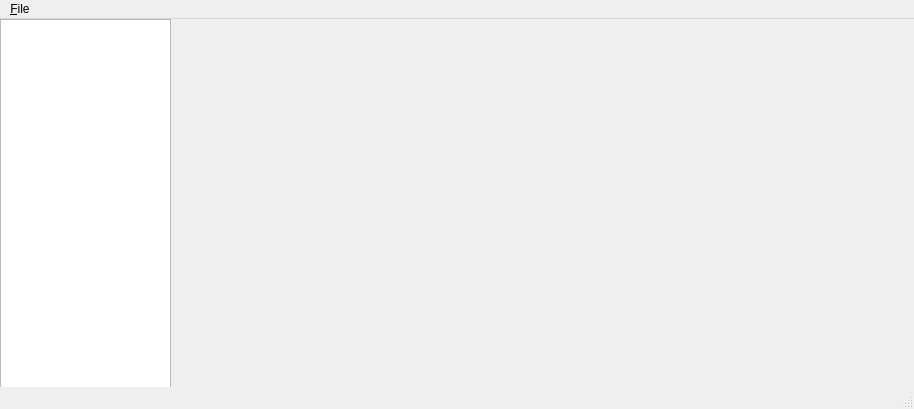
<?xml version="1.0" encoding="UTF-8"?>
<ui version="4.0">
 <class>MainWindow</class>
 <widget class="QMainWindow" name="MainWindow">
  <property name="geometry">
   <rect>
    <x>0</x>
    <y>0</y>
    <width>914</width>
    <height>409</height>
   </rect>
  </property>
  <property name="windowTitle">
   <string>Editable Tree Model</string>
  </property>
  <widget class="QWidget" name="centralwidget">
   <widget class="QTreeView" name="view">
    <property name="geometry">
     <rect>
      <x>0</x>
      <y>0</y>
      <width>171</width>
      <height>661</height>
     </rect>
    </property>
    <property name="maximumSize">
     <size>
      <width>16777215</width>
      <height>661</height>
     </size>
    </property>
    <property name="alternatingRowColors">
     <bool>true</bool>
    </property>
    <property name="selectionBehavior">
     <enum>QAbstractItemView::SelectItems</enum>
    </property>
    <property name="horizontalScrollMode">
     <enum>QAbstractItemView::ScrollPerPixel</enum>
    </property>
    <property name="animated">
     <bool>false</bool>
    </property>
    <property name="allColumnsShowFocus">
     <bool>true</bool>
    </property>
   </widget>
  </widget>
  <widget class="QStatusBar" name="statusbar"/>
  <widget class="QMenuBar" name="menubar">
   <property name="geometry">
    <rect>
     <x>0</x>
     <y>0</y>
     <width>914</width>
     <height>21</height>
    </rect>
   </property>
   <widget class="QMenu" name="fileMenu">
    <property name="title">
     <string>&amp;File</string>
    </property>
    <addaction name="insertChildAction"/>
    <addaction name="insertRowAction"/>
    <addaction name="removeRowAction"/>
    <addaction name="separator"/>
    <addaction name="insertColumnAction"/>
    <addaction name="removeColumnAction"/>
    <addaction name="separator"/>
    <addaction name="exitAction"/>
   </widget>
   <addaction name="fileMenu"/>
  </widget>
  <action name="exitAction">
   <property name="text">
    <string>E&amp;xit</string>
   </property>
   <property name="shortcut">
    <string>Ctrl+Q</string>
   </property>
  </action>
  <action name="insertRowAction">
   <property name="text">
    <string>Insert Row</string>
   </property>
   <property name="shortcut">
    <string>Ctrl+I, R</string>
   </property>
  </action>
  <action name="removeRowAction">
   <property name="text">
    <string>Remove Row</string>
   </property>
   <property name="shortcut">
    <string>Ctrl+R, R</string>
   </property>
  </action>
  <action name="insertColumnAction">
   <property name="text">
    <string>Insert Column</string>
   </property>
   <property name="shortcut">
    <string>Ctrl+I, C</string>
   </property>
  </action>
  <action name="removeColumnAction">
   <property name="text">
    <string>Remove Column</string>
   </property>
   <property name="shortcut">
    <string>Ctrl+R, C</string>
   </property>
  </action>
  <action name="insertChildAction">
   <property name="text">
    <string>Insert Child</string>
   </property>
   <property name="shortcut">
    <string>Ctrl+N</string>
   </property>
  </action>
 </widget>
 <resources/>
 <connections/>
</ui>
